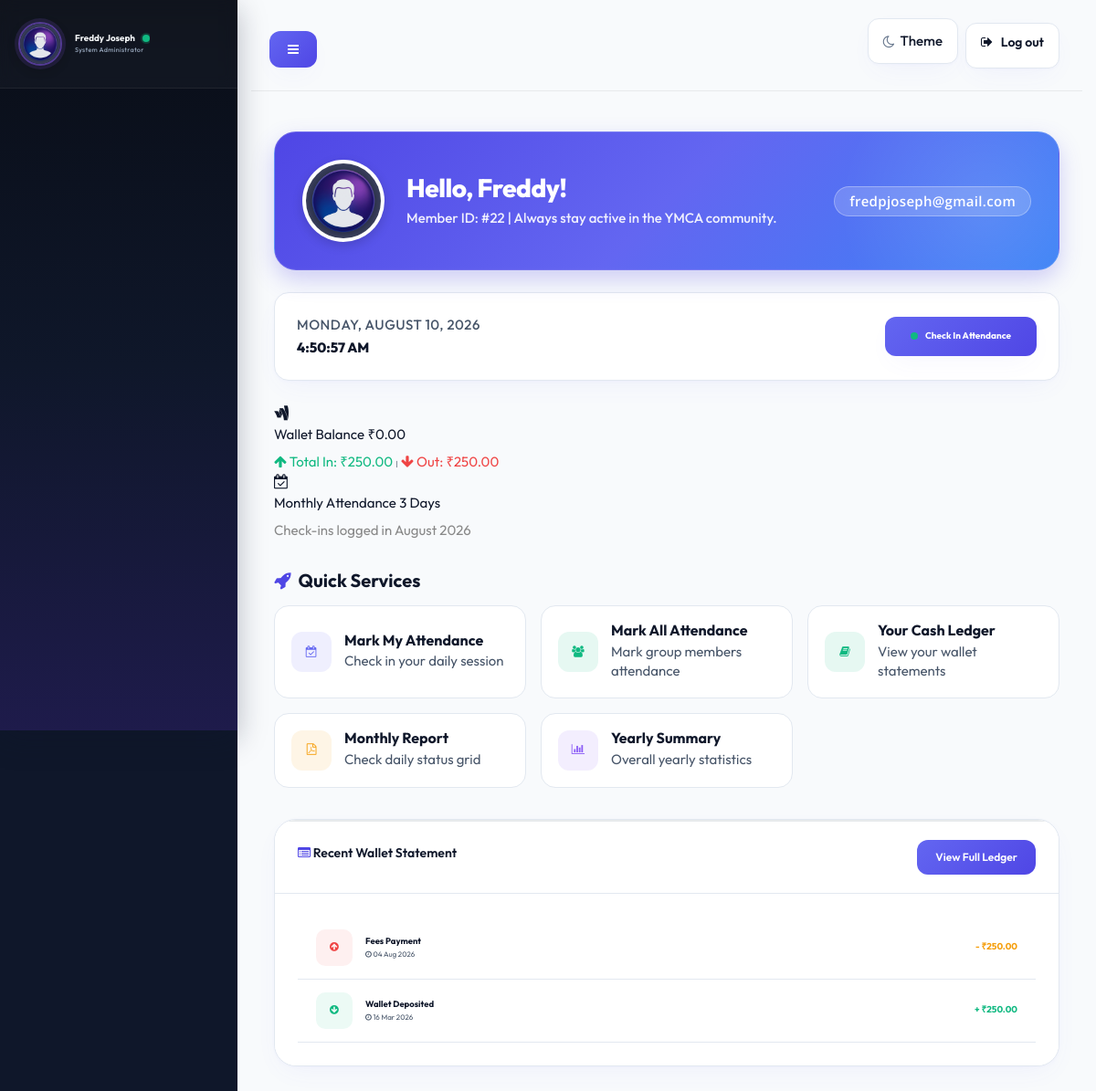
Screenshot of /directory/member_dashboard.php (signed in) with the database file from the repository.
### tables this page shows
CREATE TABLE `tbl_members` (
  `id` int(4) NOT NULL,
  `first_name` varchar(50) NOT NULL,
  `middle_name` varchar(50) NOT NULL,
  `last_name` varchar(50) NOT NULL,
  `gender` varchar(20) NOT NULL,
  `father_name` varchar(50) NOT NULL,
  `mother_name` varchar(50) NOT NULL,
  `dob` date NOT NULL,
  `blood_group` int(10) NOT NULL,
  `phone` varchar(20) NOT NULL,
  `whtsapp` varchar(20) NOT NULL,
  `email` varchar(50) NOT NULL,
  `p_street` varchar(100) NOT NULL,
  `p_city` varchar(100) NOT NULL,
  `p_pincode` int(20) NOT NULL,
  `p_country` varchar(50) NOT NULL,
  `img` varchar(50) NOT NULL,
  `inactive` tinyint(4) NOT NULL,
  `member_type` tinyint(1) NOT NULL DEFAULT 0
);

CREATE TABLE `tbl_wallet` (
  `id` int(11) NOT NULL,
  `client_id` int(11) NOT NULL,
  `date` date NOT NULL,
  `amount` int(15) NOT NULL,
  `type` varchar(10) NOT NULL,
  `group_id` int(11) NOT NULL DEFAULT 0
);

### directory/member_dashboard.php (the view, shortened to what the rows shown need)
<?php
$db = new Database();
$conn = $db->getConnection();
$member_id = $_SESSION['user_id'] ?? null;
$first_name = $_SESSION['name'];
$email = $_SESSION['email'] ?? 'No Email Added';
$transactions = [];
if (!empty($member_id)) {
    $member_stmt = $conn->prepare("SELECT * FROM tbl_members WHERE id = ?");
    $member_stmt->bind_param("i", $member_id);
    $member_stmt->execute();
    $member = $member_stmt->get_result()->fetch_assoc();
    if ($member) {
        $first_name = $member['first_name'];
        $email = $member['email'] ? $member['email'] : ($_SESSION['email'] ?? 'No Email Added');
    }
    $tx_stmt = $conn->prepare("SELECT date, amount, type FROM tbl_wallet WHERE client_id = ? ORDER BY date DESC, id DESC LIMIT 5");
    $tx_stmt->bind_param("i", $member_id);
    $tx_stmt->execute();
    $tx_result = $tx_stmt->get_result();
    while ($row = $tx_result->fetch_assoc()) {
        $transactions[] = $row;
    }
}
?>
<!DOCTYPE html>
<html>
<head>
    <link href="../css/bootstrap.min.css" rel="stylesheet">
    <link href="../font-awesome/css/font-awesome.css" rel="stylesheet">
    <link href="../css/animate.css" rel="stylesheet">
    <link href="../css/style.css" rel="stylesheet">
    <link href="../css/custom_modern.css" rel="stylesheet">
    <link href="../css/plugins/sweetalert/sweetalert.css" rel="stylesheet">
</head>
<body>
    <div id="wrapper">
        <div id="page-wrapper" class="gray-bg">
            <div class="wrapper wrapper-content">
                <div class="mem-dash-container">
                    <div class="dash-welcome-card animate-card">
                        <div class="welcome-left">
                            <div class="welcome-text">
                                <h2>Hello, <?php echo htmlspecialchars($first_name); ?>!</h2>
                                <p>Member ID: #<?php echo $member_id ? $member_id : 'N/A'; ?> | Always stay active in the YMCA community.</p>
                            </div>
                        </div>
                        <div>
                            <span class="badge" style="background: rgba(255,255,255,0.18); border: 1.5px solid rgba(255,255,255,0.3); color: #ffffff; font-size: 0.9rem; padding: 8px 16px; border-radius: 30px; font-weight: 600; letter-spacing: 0.3px; backdrop-filter: blur(10px); display: inline-block;">
                                <?php echo htmlspecialchars($email); ?>
                            </span>
                        </div>
                    </div>
                    <div class="ibox animate-card" style="margin-top: 10px;">
                        <div class="ibox-content" style="padding: 0;">
                            <div class="transaction-timeline">
                                <?php if (count($transactions) === 0) { ?>
                                    <div class="text-center text-muted" style="padding: 20px 0;">No transactions recorded.</div>
                                <?php } else {
                                    foreach ($transactions as $tx) {
                                        $isCredit = ($tx['type'] === 'credit');
                                        $icon = $isCredit ? 'fa-arrow-circle-down' : 'fa-arrow-circle-up';
                                        $iconColor = $isCredit ? '#10b981' : '#ef4444';
                                        $bg = $isCredit ? 'rgba(16, 185, 129, 0.08)' : 'rgba(239, 68, 68, 0.08)';
                                        $sign = $isCredit ? '+' : '-';
                                        $amountColor = $isCredit ? '#10b981' : '#f59e0b';
                                ?>
                                    <div class="timeline-item" style="display: flex; align-items: center; justify-content: space-between; padding: 14px 20px; border-bottom: 1px solid var(--border-color); gap: 14px;">
                                        <div style="display: flex; align-items: center; gap: 14px;">
                                            <div class="timeline-icon" style="width: 40px; height: 40px; border-radius: 10px; background: <?php echo $bg; ?>; color: <?php echo $iconColor; ?>; display: flex; align-items: center; justify-content: center; font-size: 1.15rem;">
                                                <i class="fa <?php echo $icon; ?>"></i>
                                            </div>
                                            <div>
                                                <div style="font-weight: 700; color: var(--text-primary); font-size: 0.95rem;">
                                                    <?php echo $isCredit ? 'Wallet Deposited' : 'Fees Payment'; ?>
                                                </div>
                                                <div style="font-size: 0.8rem; color: var(--text-muted); margin-top: 2px;">
                                                    <i class="fa fa-clock-o"></i> <?php echo date('d M Y', strtotime($tx['date'])); ?>
                                                </div>
                                            </div>
                                        </div>
                                        <div style="font-weight: 700; font-size: 1rem; color: <?php echo $amountColor; ?>;">
                                            <?php echo $sign; ?> ₹<?php echo number_format($tx['amount'], 2); ?>
                                        </div>
                                    </div>
                                <?php }
                                } ?>
                            </div>
                        </div>
                    </div>
                </div>
            </div>
        </div>
    </div>
</body>
</html>

### rows the page displays
tbl_members: first_name "Freddy", email "fredpjoseph@gmail.com"
tbl_wallet: shows "Fees Payment", date "04 Aug 2026", type "-", amount "250.00"
tbl_wallet: shows "Wallet Deposited", date "16 Mar 2026", type "+", amount "250.00"

### other values shown
$_SESSION['name'] "Freddy Joseph"
$member_id "22"
$wallet_balance "0.00"
$total_credit "250.00"
$total_debit "250.00"
$days_attended "3"
